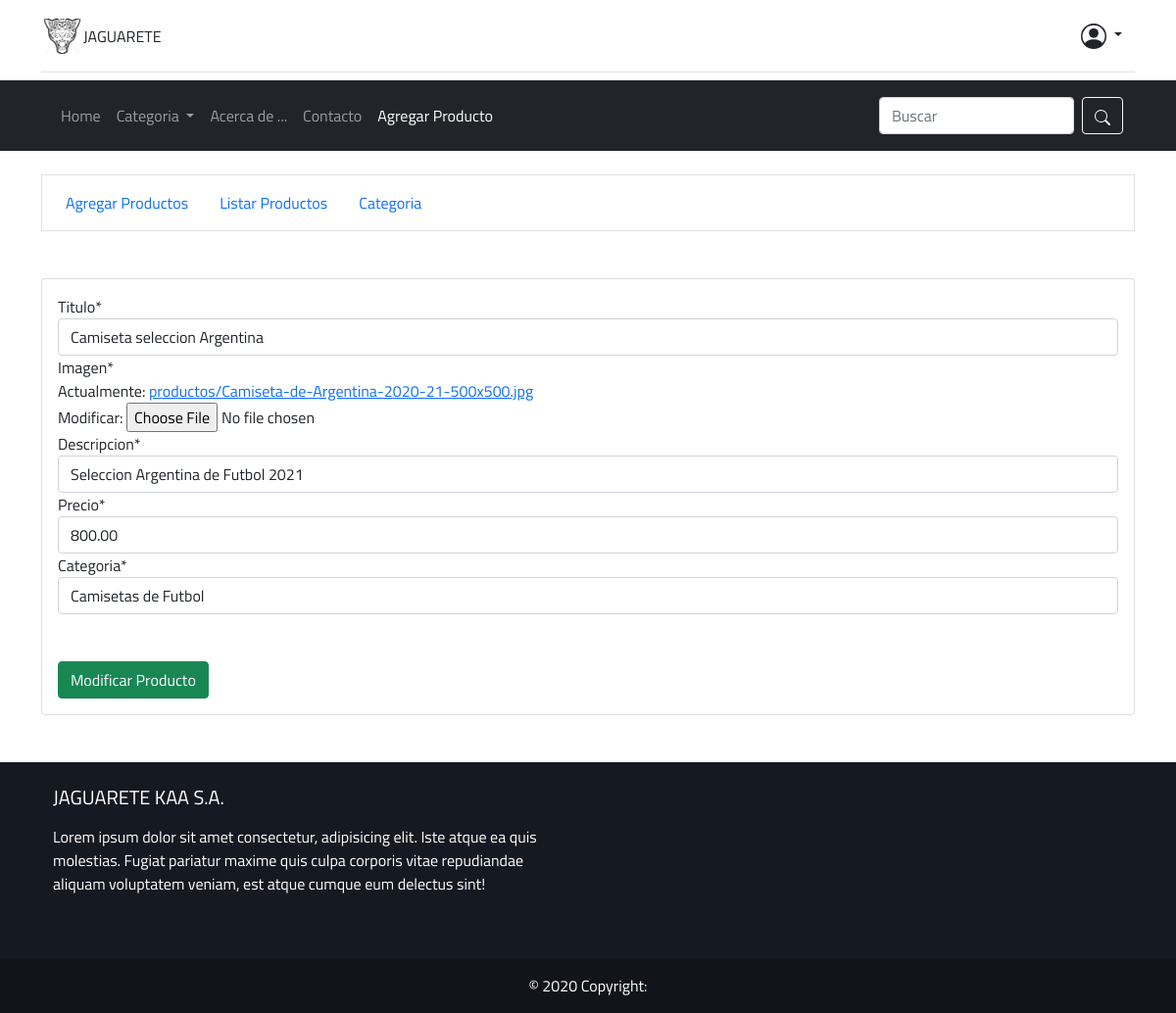
Page /producto/modificar/1/ (signed in) on the committed database.
### JAGUARETE_KAA_SA/models.py (models this page shows, shortened)
class Productos(models.Model):
    id = models.AutoField(primary_key=True)
    titulo = models.CharField(max_length=80)
    imagen = models.ImageField(upload_to="productos")
    descripcion = models.CharField(max_length=200)  # CAMBIAR A TEXTFIELD
    precio = models.DecimalField(max_digits=6, decimal_places=2)
    categoria = models.ForeignKey(Categoria, on_delete=models.CASCADE)

class Categoria(models.Model):
    id = models.AutoField(primary_key=True)
    descripcion = models.CharField(max_length=80)
    def __str__(self):
        return self.descripcion

### JAGUARETE_KAA_SA/views.py (the view, shortened to what this page needs)
@login_required(login_url="/login/")
@permission_required("polls.add_choice", raise_exception=True)
def modificarProducto(request, id):
    producto = get_object_or_404(Productos, id=id)
    data = {"form": ProductosForm(instance=producto)}
    return render(request, "productos/mod_productos.html", data)

### JAGUARETE_KAA_SA/forms.py
class ProductosForm(forms.ModelForm):
    class Meta:
        model = Productos
        fields = '__all__'

### JAGUARETE_KAA_SA/context_processors.py (called while the page is built)
def categoriaMenu(request):
    categoriaMenu = Categoria.objects.all()
    return {"categorias": categoriaMenu}

### carro_compras/context_processors.py (called while the page is built)
def importeTotalCarro(request):
    total = 0
    Carro(request)
    if request.user.is_authenticated:
        for key, value in request.session["carro"].items():
            total = total + float(value["precio"])
    return {"importe_total": total}

### JAGUARETE_KAA_SA/templates/productos/mod_productos.html (shortened to what this page needs)
{% extends 'layout/layout.html' %}
{% load crispy_forms_tags %}
{% block content %}
{% include 'layout/admin-menu.html' %}
<div class="card mt-5 mx-auto">
    <div class="card-body">
        <form class="formulario" role="form" action="" method="POST" enctype="multipart/form-data">
            {{ form | crispy }}
            <div class="mt-5">
                <button type="submit" class="btn btn-success ">Modificar Producto</button>
            </div>
        </form>
    </div>
</div>
{% endblock %}

### JAGUARETE_KAA_SA/static/css/style.css (style rules this page uses)
* { margin: 0; padding: 0; font-family: 'Titillium Web', sans-serif; }
body { min-height: 100vh; }

### rows in the picture
Productos: titulo "Camiseta seleccion Argentina", descripcion "Seleccion Argentina de Futbol 2021", precio "800.00", categoria "Camisetas de Futbol"
